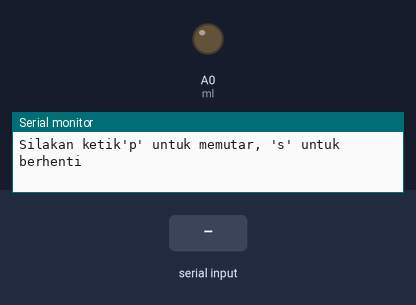
Bench run of a sketch on a simulated Arduino Uno, built with avr-gcc and run on an emulated ATmega328P. Parts: output pins drawn as LEDs (lit = HIGH), the last lines printed to the serial monitor. The test bench sets the inputs (shaded band).

Above: at 1.2 s.
1.3 s: "s" received over Serial
At 2.6 s:
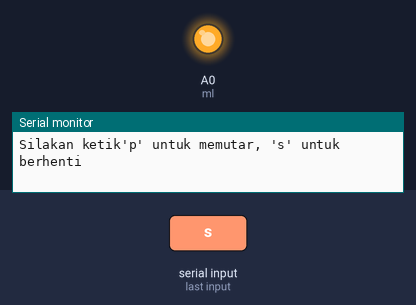
3.8 s: "p" received over Serial
At 5.7 s:
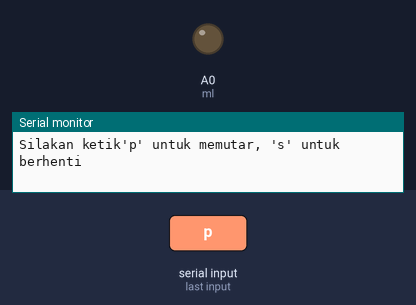
Timing chart, 0 to 7.2 s (numbered marks = the images above; inputs shaded):
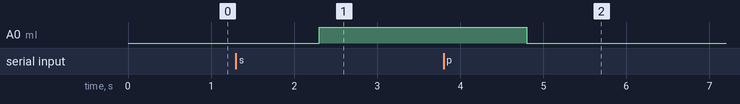

Measured:
- after the input at 1.3 s, A0 (ml): LOW → HIGH after 1.0 s
- after the input at 3.8 s, A0 (ml): HIGH → LOW after 1.0 s

The sketch:

bluetooth.ino
```cpp
int ml=A0;
int h=255;
int l=0;
String motion;


void setup() {
  Serial.begin(9600);
  pinMode(ml,OUTPUT);
}

void loop() {
  Serial.println("Silakan ketik'p' untuk memutar, 's' untuk berhenti");
  while (Serial.available()==0){  }

  motion=Serial.readString();
  if(motion=="p"){
    analogWrite(ml,l);
  }

  if(motion=="s"){
    analogWrite(ml,h);
  }

}
```
